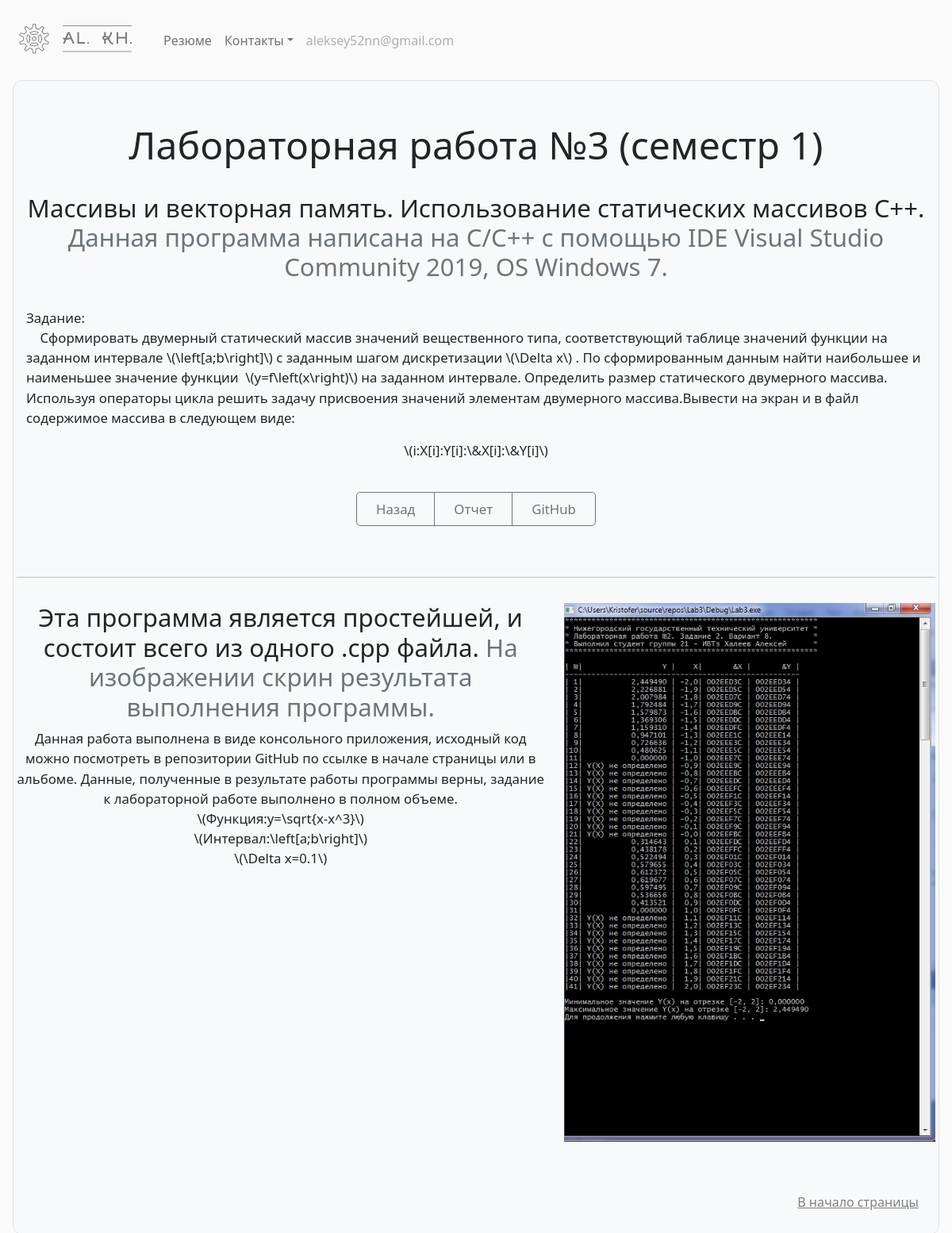
Page /portfolio/12/ on the committed database.
### portfolio/models.py (models this page shows, shortened)
class CardProject(models.Model):
    title = models.TextField(default="Title")
    date = models.DateField(default=django.utils.timezone.now)
    time = models.TimeField(default=django.utils.timezone.now)
    description_head = models.TextField(default="Description Head")
    description_span = models.TextField(default="Description Span")
    description_lead = models.TextField(default="Description Lead")
    logo = models.ImageField(upload_to='portfolio/images/', default="nothing")
    res1 = models.ImageField(upload_to='portfolio/images/', default="nothing")
    res1_head = models.TextField(default="Res1 Head Description")
    res1_span = models.TextField(default="Res1 Span Description")
    res1_lead = models.TextField(default="Res1 Lead Description")
    res2 = models.ImageField(upload_to='portfolio/images/', default="nothing")
    res2_head = models.TextField(default="Res2 Head Description")
    res2_span = models.TextField(default="Res2 Span Description")
    res2_lead = models.TextField(default="Res2 Lead Description")
    res3 = models.ImageField(upload_to='portfolio/images/', default="nothing")
    res3_head = models.TextField(default="Res3 Head Description")
    res3_span = models.TextField(default="Res3 Span Description")
    res3_lead = models.TextField(default="Res3 Lead Description")
    github = models.URLField()
    report = models.FileField(upload_to='portfolio/docs/', default="nothing")
    video = models.FileField(upload_to='portfolio/docs/', default="nothing")
    video_head = models.TextField(default="Video Head Description")
    video_span = models.TextField(default="Video Span Description")
    video_lead = models.TextField(default="Video Lead Description")

### portfolio/views.py (the view)
# urls.py: path('<int:card_id>/', views.detail, name='detail'),
def detail(request, card_id):
    card = get_object_or_404(CardProject, pk=card_id)
    return render(request, 'portfolio/detail.html', {'card': card})

### portfolio/templates/portfolio/detail.html (shortened to what this page needs)
{% extends 'home/base.html' %}
{% load static %}
{% block content %}
<div class="p-1 mx-3 mb-3 bg-light border rounded-5" align="center">
    <div class="container-fluid py-5" >
        <h1 class="featurette-heading adapt-head" align="center">{{ card.title}}</h1><br>
        <h3 class="featurette-heading adapt-subhead" align="center">{{ card.description_head|safe|linebreaksbr }}<br>
            <span class="text-muted adapt-subhead">{{ card.description_span|safe|linebreaksbr }}</span></h3><br>
        <p class="lead adapt-text" align="left" style="white-space: pre-wrap;">{{ card.description_lead|safe }}</p><br>
        <div class="btn-group" align="center">
            <a class="btn btn-outline-secondary btn-lg px-4 adapt-text" href="../">Назад</a>
            {% if card.report != "nothing" %}
            <a class="btn btn-outline-secondary btn-lg px-4 adapt-text" target="_blank" href="{{ card.report.url }}">Отчет</a>
            {% endif %}
            <a class="btn btn-outline-secondary btn-lg px-4 adapt-text" target="_blank" href="{{ card.github }}">GitHub</a>
        </div>
    </div>
    {% if card.res1 != "nothing" %}
    <hr class="featurette-divider">
    <div class="row featurette py-3">
      <div class="col-md-7">
        <h2 class="featurette-heading adapt-subhead">{{ card.res1_head }} <span class="text-muted adapt-subhead">
            {{ card.res1_span }}</span></h2>
        <p class="lead adapt-text" style="white-space: pre-wrap;" align="center">{{ card.res1_lead|safe }}</p>
      </div>
      <div class="col-md-5">
        <img role="button" class="bd-placeholder-img bd-placeholder-img-lg featurette-image img-fluid mx-auto"
             width="500" height="auto" src="{{ card.res1.url }}" data-bs-toggle="modal" data-bs-target="#res1">
          </div>
      </div>
    {% endif %}
<footer class="text-muted py-5">
  <div class="container">
    <p class="float-end mb-1">
      <a href="#">В начало страницы</a>
    </p>
  </div>
</footer>
{% endblock %}

### home/static/css/custom.css (style rules this page uses)
.rounded-5 { border-radius: .75rem; }
BODY { background: #fafafa }
A { color: grey; }
.bd-placeholder-img { font-size: 1.125rem; text-anchor: middle; -webkit-user-select: none; -moz-user-select: none; user-select: none; }
.adapt-head { font-size: 7vw; }
.adapt-subhead { font-size: 4.5vw; }
.adapt-text { font-size: 3.6vw; }
@media (min-width: 576px) { .adapt-head { font-size: 6vw; } }
@media (min-width: 576px) { .adapt-subhead { font-size: 3.87vw; } }
@media (min-width: 576px) { .adapt-text { font-size: 2.87vw; } }

### rows in the picture
CardProject: title "Лабораторная работа №3 (семестр 1)", description_head "Массивы и векторная память. Использование статических массивов С++.", description_span "Данная программа написана на С/С++ с помощью IDE Visual Studio Community 2019, OS Windows 7.", description_lead "Задание: Сформировать двумерный статический массив значений вещественного типа, соответствующий таблице значений функции на заданном интервале \\(\\left[a;b\\right]\\) с заданным шагом дискретизации \\(\\Delta x\\) . По сформированным данным найти наибольшее и наименьшее значение функции \\(y=f\\left(x\\right)\\) на заданном интервале. Определить размер статического двумерного массива. Используя операторы цикла решить задачу присвоения значений элементам двумерного массива.Вывести на экран и в файл содержимое массива в следующем виде: \\(i:X[i]:Y[i]:\\&X[i]:\\&Y[i]\\)", res1_head "Эта программа является простейшей, и состоит всего из одного .cpp файла.", res1_span "На изображении скрин результата выполнения программы.", res1_lead "Данная работа выполнена в виде консольного приложения, исходный код можно посмотреть в репозитории GitHub по ссылке в начале страницы или в альбоме. Данные, полученные в результате работы программы верны, задание к лабораторной работе выполнено в полном объеме. \\(Функция:y=\\sqrt{x-x^3}\\) \\(Интервал:\\left[a;b\\right]\\) \\(\\Delta x=0.1\\)", res1 (picture)
